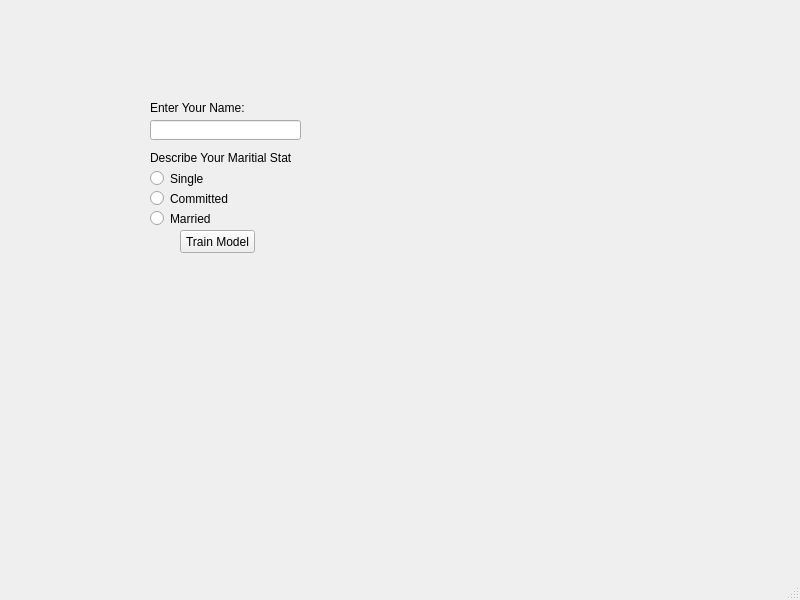
<?xml version="1.0" encoding="UTF-8"?>
<ui version="4.0">
 <class>MainWindow</class>
 <widget class="QMainWindow" name="MainWindow">
  <property name="geometry">
   <rect>
    <x>0</x>
    <y>0</y>
    <width>800</width>
    <height>600</height>
   </rect>
  </property>
  <property name="windowTitle">
   <string>MainWindow</string>
  </property>
  <widget class="QWidget" name="centralwidget">
   <widget class="QLabel" name="label">
    <property name="geometry">
     <rect>
      <x>150</x>
      <y>100</y>
      <width>161</width>
      <height>16</height>
     </rect>
    </property>
    <property name="text">
     <string>Enter Your Name: </string>
    </property>
   </widget>
   <widget class="QPushButton" name="pushButton">
    <property name="geometry">
     <rect>
      <x>180</x>
      <y>230</y>
      <width>75</width>
      <height>23</height>
     </rect>
    </property>
    <property name="text">
     <string>Train Model</string>
    </property>
   </widget>
   <widget class="QLineEdit" name="lineEdit">
    <property name="geometry">
     <rect>
      <x>150</x>
      <y>120</y>
      <width>151</width>
      <height>20</height>
     </rect>
    </property>
   </widget>
   <widget class="QLabel" name="label_2">
    <property name="geometry">
     <rect>
      <x>150</x>
      <y>150</y>
      <width>141</width>
      <height>16</height>
     </rect>
    </property>
    <property name="text">
     <string>Describe Your Maritial Status: </string>
    </property>
   </widget>
   <widget class="QRadioButton" name="radioButton">
    <property name="geometry">
     <rect>
      <x>150</x>
      <y>170</y>
      <width>82</width>
      <height>17</height>
     </rect>
    </property>
    <property name="text">
     <string>Single</string>
    </property>
   </widget>
   <widget class="QRadioButton" name="radioButton_2">
    <property name="geometry">
     <rect>
      <x>150</x>
      <y>190</y>
      <width>82</width>
      <height>17</height>
     </rect>
    </property>
    <property name="text">
     <string>Committed</string>
    </property>
   </widget>
   <widget class="QRadioButton" name="radioButton_3">
    <property name="geometry">
     <rect>
      <x>150</x>
      <y>210</y>
      <width>82</width>
      <height>17</height>
     </rect>
    </property>
    <property name="text">
     <string>Married</string>
    </property>
   </widget>
  </widget>
  <widget class="QMenuBar" name="menubar">
   <property name="geometry">
    <rect>
     <x>0</x>
     <y>0</y>
     <width>800</width>
     <height>21</height>
    </rect>
   </property>
  </widget>
  <widget class="QStatusBar" name="statusbar"/>
 </widget>
 <resources/>
 <connections/>
</ui>
